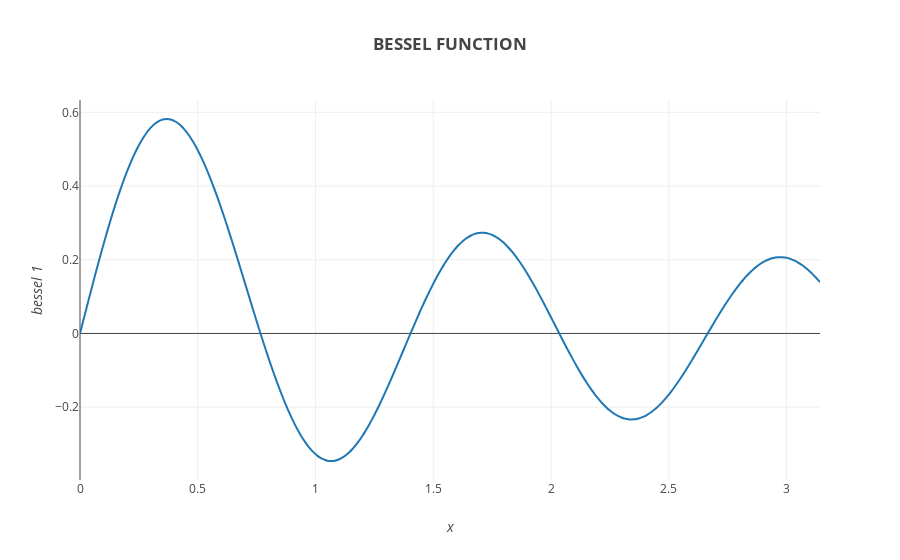

The cell this chart's notebook holds for it:
### Code cell
freq = 5

trace = go.Scatter(x=x,
                   y=special.jv(1, freq * x),
                   mode='lines',    # markers or both
                   line={'shape':'spline'})

fig = go.Figure(data=[trace], layout=layout)

iplot(fig)

### Figure 1 — Plotly figure (JSON) as saved in the notebook; plotly's stock layout.template omitted (floating-point values rounded to 4 significant figures; data arrays with more than 128 entries replaced by an {"elided": "..."} marker saying what was removed)
{"data": [{"line": {"shape": "spline"}, "mode": "lines", "type": "scatter", "uid": "bbd629e0-cd1c-4a23-b6ac-343d322029ae", "x": {"elided": "300 float values"}, "y": {"elided": "300 float values"}}], "layout": {"autosize": true, "title": {"text": "<b>BESSEL FUNCTION</b>"}, "xaxis": {"autorange": true, "range": [0, 3.142], "title": {"text": "<i>x</i>"}, "type": "linear"}, "yaxis": {"autorange": true, "range": [-0.3976, 0.6334], "title": {"text": "<i>bessel 1</i>"}, "type": "linear"}}}
